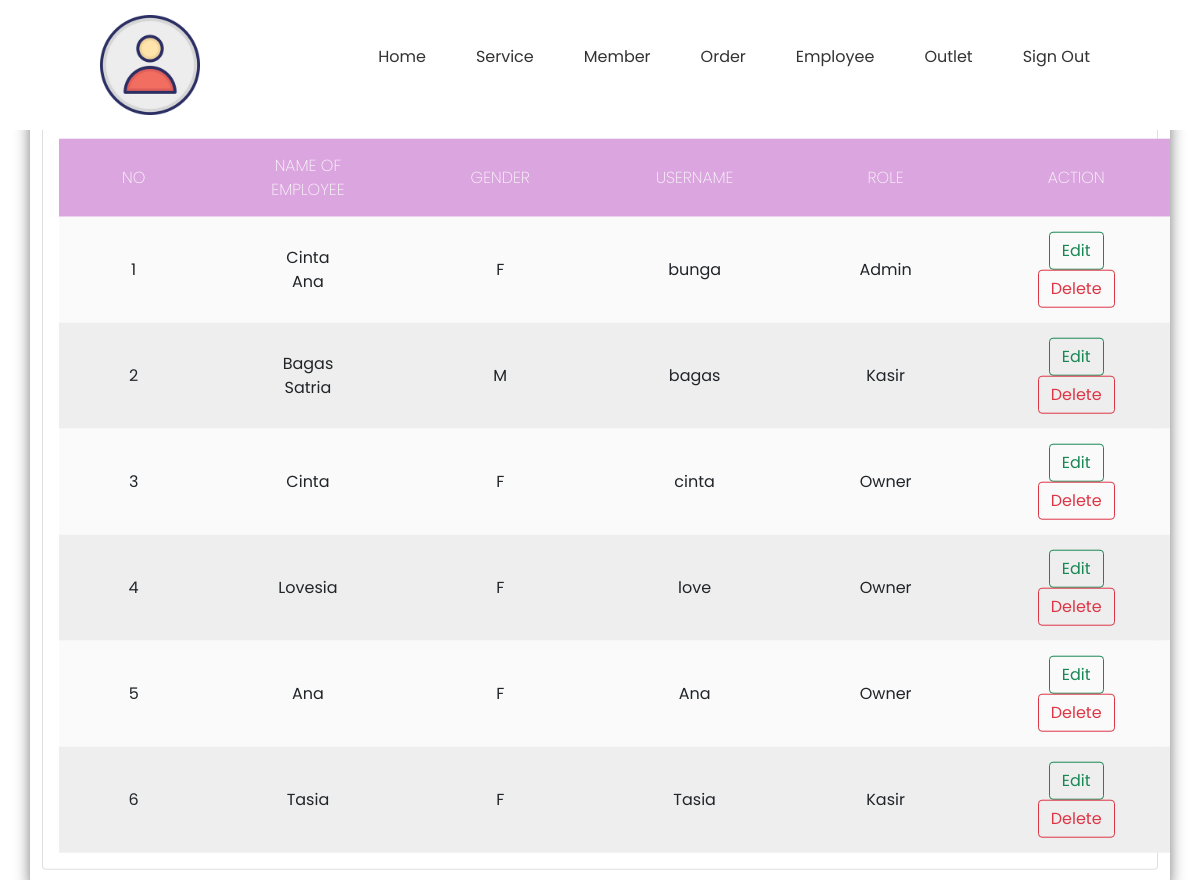
/view_employee.php (signed in), run on the app's committed database.
### tables this page shows
CREATE TABLE `user` (
  `id_user` int(11) NOT NULL,
  `nama_user` varchar(100) NOT NULL,
  `jenis_kelamin` enum('M','F') NOT NULL,
  `username` varchar(30) NOT NULL,
  `password` text NOT NULL,
  `role` enum('Admin','Kasir','Owner') NOT NULL,
  `id_outlet` int(11) NOT NULL
);

### view_employee.php (the view, shortened to what this page needs)
<!DOCTYPE html>
<html lang="en">
<head>
    <link href="https://cdn.jsdelivr.net/npm/bootstrap@5.0.1/dist/css/bootstrap.min.css" rel="stylesheet"
>
    <link rel="stylesheet" href="https://cdnjs.cloudflare.com/ajax/libs/font-awesome/6.1.1/css/all.min.css"
 />
    <link rel="stylesheet" href="css/view_employee.css">
</head>
<body>
    <?php
        include "navbar.php";
    ?>
    <div class="container">
        <div class="card">
            <div class="card-header">
                <h3 class="mt-20 mb-3 text-center">List of Employee</h3>
                <form method="POST" action="view_employee.php" class="d-flex">
                    <button class="btn btn-outline-success" type="submit">Seacrh</button>
                </form>
            </div>
            <div class="card-body">
                <table>
                    <thead>
                        <tr>
                            <th>NO</th>
                            <th>NAME OF EMPLOYEE</th>
                            <th>GENDER</th>
                            <th>USERNAME</th>
                            <th>ROLE</th>
                            <th>ACTION</th>
                        </tr>
                    </thead>
                    <tbody>
                        <?php
                            include "koneksi.php";
                            if(isset($_POST['cari'])){
                                $cari=$_POST['cari'];
                                $query_user=mysqli_query($conn,"SELECT * from user where id_user='$cari' or nama_user like '%$cari%' or role='$cari'");
                            }else{
                                $query_user=mysqli_query($conn,"SELECT * from user");
                            }
                            $no=0;
                            while($data_user=mysqli_fetch_array($query_user)){
                                $no++;
                        ?>
                            <tr>
                                <td><?=$no?></td>
                                <td><?=$data_user['nama_user']?></td>
                                <td><?=$data_user['jenis_kelamin']?></td>
                                <td><?=$data_user['username']?></td>
                                <td><?=$data_user['role']?></td>
                                <td>
                                    <a href="edit_employee.php?id_user=<?=$data_user ['id_user']?>" class="btn btn-outline-success">Edit</a>
                                    <a href="delete_employee.php?id_user=<?=$data_user ['id_user']?>" class="btn btn-outline-danger"
                                    onclick="return confirm('Are you sure want to delete this employee?')">Delete</a>
                                </td>
                            </tr>
                        <?php
                            }
                        ?>
                    </tbody>
                </table>
            </div>
        </div>
    </div><br>
</body>
</html>

### navbar.php (shortened to what this page needs)
<!DOCTYPE html>
<html lang="en">
<head>
    <link href="https://cdn.jsdelivr.net/npm/bootstrap@5.0.1/dist/css/bootstrap.min.css" rel="stylesheet"
>
    <link rel="stylesheet" href="css/navbar.css">
</head>
<body>
    <section>
<header>
            <a href="home.php"><img src="img/crown logo.png" class="logo" width="100px"></a>
            <ul>
                <li><a href="home.php">Home</a></li>
                <li><a href="#">Service</a>
                </li>
                <li><a href="#">Member</a>
                </li>
                <li><a href="#">Order</a>
                </li>
                <li><a href="#">Employee</a>
                </li>
                <li><a href="#">Outlet</a>
                </li>
                <li><a href="logout.php">Sign Out</a></li>
            </ul>
        </header>
        </section>

### css/view_employee.css (style rules this page uses)
* { margin:0; padding: 0; outline: 0; }
.container { padding-top: 20px; padding-bottom: 20px; position: absolute; left: 50%; top: 50%; transform: translate(-50%,-50%); width: 100%; border-collapse: collapse; border-spacing: 0; box-shadow: 0 2px 15px rgba(64,64,64,.7); border-radius: 12px 12px 12px 12px; overflow: hidden; }
.card-body { text-align: center; }
td , th { padding: 15px 63px; text-align: center; }
th { background-color: #dba5df; color: #fafafa; font-family: 'Poppins',Sans-serif; font-weight: 200; text-transform: uppercase; }
tr { width: 100%; background-color: #fafafa; font-family: 'Poppins', sans-serif; }
tr:nth-child(even) { background-color: #eeeeee; }

### css/navbar.css (style rules this page uses)
* { margin: 0; padding: 0; box-sizing: border-box; font-family: 'Poppins', sans serif; }
section { position: relative; width: 100%; min-height: 10vh; padding: 10px; display: flex; justify-content: space-between; align-items: center; }
header { position: fixed; background-color: #fff; top: 0; left: 0; width: 100%; padding: 15px 100px; display: flex; justify-content: space-between; align-items: center; z-index: 1; }
header .logo { position: relative; max-width: 130px; }
header ul { position: relative; display: flex; }
header ul li { display: inline-block; list-style: none; }
header ul li a { display: block; color: #333; font-weight: 400; margin-left: 30px; text-decoration: none; padding: 10px; }

### data on the page
user: nama_user "Cinta Ana", jenis_kelamin "F", username "bunga", role "Admin"
user: nama_user "Bagas Satria", jenis_kelamin "M", username "bagas", role "Kasir"
user: nama_user "Cinta", jenis_kelamin "F", username "cinta", role "Owner"
user: nama_user "Lovesia", jenis_kelamin "F", username "love", role "Owner"
user: nama_user "Ana", jenis_kelamin "F", username "Ana", role "Owner"
user: nama_user "Tasia", jenis_kelamin "F", username "Tasia", role "Kasir"
